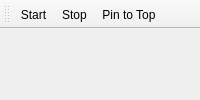
<?xml version="1.0" encoding="UTF-8"?>
<ui version="4.0">
 <class>EngineWindow</class>
 <widget class="QMainWindow" name="EngineWindow">
  <widget class="QWidget" name="centralwidget"/>
  <widget class="QToolBar" name="toolBar">
   <property name="windowTitle">
    <string>toolBar</string>
   </property>
   <attribute name="toolBarArea">
    <enum>TopToolBarArea</enum>
   </attribute>
   <attribute name="toolBarBreak">
    <bool>false</bool>
   </attribute>
   <addaction name="actionStartEngine"/>
   <addaction name="actionStopEngine"/>
   <addaction name="actionPinToTop"/>
  </widget>
  <action name="actionStartEngine">
   <property name="text">
    <string>Start</string>
   </property>
   <property name="shortcut">
    <string>F5</string>
   </property>
  </action>
  <action name="actionStopEngine">
   <property name="text">
    <string>Stop</string>
   </property>
   <property name="shortcut">
    <string>Shift+F5</string>
   </property>
  </action>
  <action name="actionPinToTop">
   <property name="checkable">
    <bool>true</bool>
   </property>
   <property name="text">
    <string>Pin to Top</string>
   </property>
  </action>
 </widget>
 <resources/>
 <connections/>
</ui>
